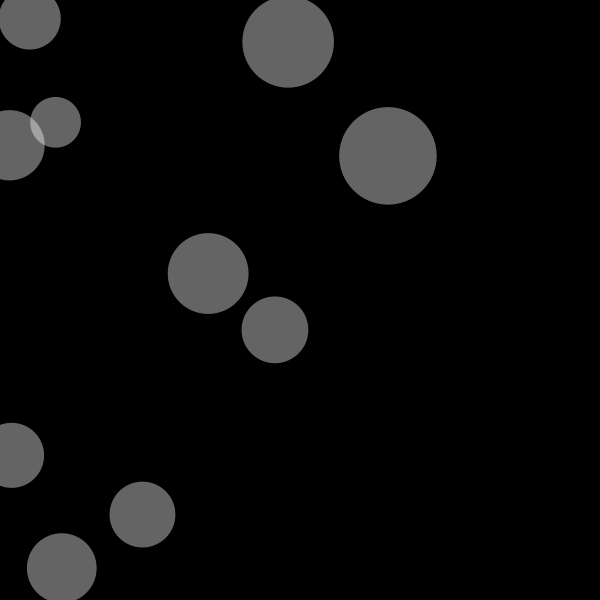
Frame 1 (no input)
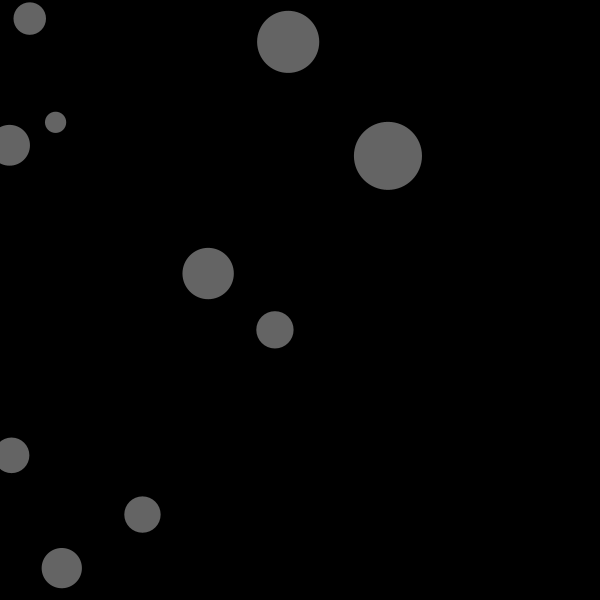
Frame 60 (the mouse pressed at the canvas centre just before this capture)
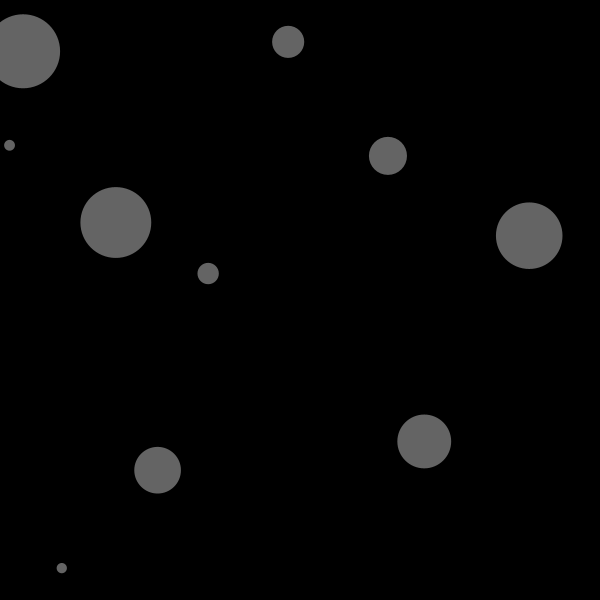
Frame 120 (the mouse held since frame 60 and released just before this capture)

The Processing sketch that drew these frames (run headless with seeded random() and noise(); from frame 60 on, the mouse is pressed at the canvas centre):

// Processing sketch: effet_flickr_arraylist
// ── effet_flickr_arraylist.pde
// renaud.jean-francois(arobas)uqam(point)ca
// Syntaxe Processing version 2.0.3
// mardi, 3 décembre 2013

ArrayList maListe = new ArrayList();
int nbObjets = 10;
Objet objet;

void setup() {
  size(600, 600);
  background(0);
  fill(255);
  noStroke();
  
  for(int i = 0; i < nbObjets; i++) {
    maListe.add(new Objet(random(0,width),random(0,height), random(50, 100)));
  }
}

void draw() {
  background(0);
  // La classe gère elle-même les créations et les disparitions des objets dans le Arraylist
  // Pour éviter les effets de flickering, il faut contrôler l’affichage (méthode afficher)
  // en exploitant la boucle for du Arraylist dans l’ordre inverse.
  // Ainsi, même lorsqu’un objet est détruit, les objets qui seront déplacés d’index dans le Arraylist
  // avaient déjà été traités.
  // http://forum.processing.org/one/topic/arraylist-remove-object-causes-flickering-problem-rendering.html
  for(int i = maListe.size()-1; i >= 0; i--) {
    ((Objet)maListe.get(i)).afficher();
  }
  
  
  // Voici la boucle en mode habituel, qui posait un problème d’affichage
  /*
  for(int i = 0; i < maListe.size(); i++) {
    ((Objet)maListe.get(i)).afficher();
  }
  */
  
}

class Objet {
  float posX, posY;
  float taille;
  color c = color(255, 100);
  
  Objet (float _posX, float _posY, float _taille) {
    posX = _posX;
    posY = _posY;
    taille = _taille;
  }
  
  void afficher() {
    fill(c);
    if (taille > 10) {
      
    ellipse(posX, posY, taille, taille);
    taille -=0.5;
    
    } else {
      maListe.remove(this);
      maListe.add(new Objet(random(0,width),random(0,height), random(50, 100)));
    }
  }  
}

void mousePressed() {
  println(maListe.size());
}
